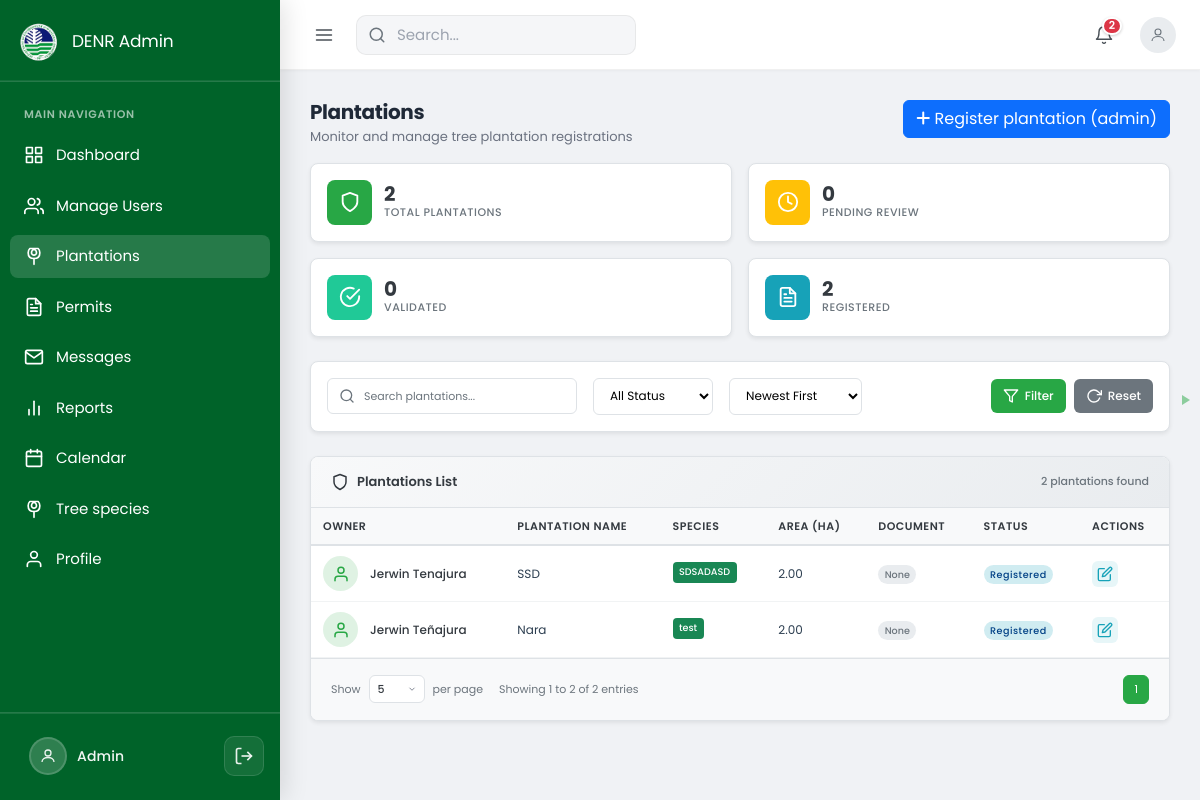
The page /modules/admin/plantations/plantations.php (signed in) on the database its author committed.
### tables this page shows
CREATE TABLE `users` (
  `user_id` int(11) NOT NULL,
  `full_name` varchar(150) NOT NULL,
  `email` varchar(100) NOT NULL,
  `password` varchar(255) NOT NULL,
  `role` enum('landowner','officer','admin') NOT NULL,
  `contact_number` varchar(20) DEFAULT NULL,
  `created_at` timestamp NOT NULL DEFAULT current_timestamp(),
  `profile_img` varchar(255) DEFAULT 'default.png',
  `status` enum('active','inactive') DEFAULT 'active'
);

CREATE TABLE `plantations` (
  `plantation_id` int(11) NOT NULL,
  `user_id` int(11) NOT NULL,
  `plantation_name` varchar(150) DEFAULT NULL,
  `tree_species` varchar(100) DEFAULT NULL,
  `land_area` decimal(10,2) DEFAULT NULL,
  `location_address` text DEFAULT NULL,
  `latitude` decimal(10,6) DEFAULT NULL,
  `longitude` decimal(10,6) DEFAULT NULL,
  `status` enum('pending','validated','registered') DEFAULT 'pending',
  `registered_at` timestamp NULL DEFAULT NULL
);

### modules/admin/plantations/plantations.php (the view, shortened to what the rows shown need)
<?php
$database = new Database();
$db = $database->getConnection();
$page = max(1, (int)($_GET['page'] ?? 1));
$per_page_options = [5, 10, 25, 50];
$per_page_request = (int)($_GET['per_page'] ?? 5);
$limit = in_array($per_page_request, $per_page_options) ? $per_page_request : 5;
$offset = ($page - 1) * $limit;
$where_conditions = [];
$params = [];
$where_clause = count($where_conditions) ? 'WHERE ' . implode(' AND ', $where_conditions) : '';
$order_by = 'p.plantation_id DESC';
$query = "SELECT p.*, u.full_name as owner_name, u.profile_img as owner_profile_img
          FROM plantations p
          JOIN users u ON p.user_id = u.user_id
          $where_clause
          ORDER BY $order_by
          LIMIT " . (int) $limit . " OFFSET " . (int) $offset;
$stmt = $db->prepare($query);
$stmt->execute($params);
$plantations = $stmt->fetchAll(PDO::FETCH_ASSOC);
?>
<!DOCTYPE html>
<html lang="en">
<head>
    <link href="https://cdn.jsdelivr.net/npm/bootstrap@5.3.0/dist/css/bootstrap.min.css" rel="stylesheet">
    <link rel="stylesheet" href="https://cdnjs.cloudflare.com/ajax/libs/font-awesome/6.4.0/css/all.min.css">
    <link rel="stylesheet" href="../../../assets/css/main.css">
    <link rel="stylesheet" href="../../../assets/css/admin_dashboard.css">
    <link rel="stylesheet" href="../../../assets/css/admin_users.css">
    <link rel="stylesheet" href="../../../assets/css/admin_plantations.css">
    <link rel="stylesheet" href="https://unpkg.com/leaflet@1.7.1/dist/leaflet.css" />
</head>
<body class="admin-plantations-page">
    <div class="dashboard-container">
        <?php include '../../../admin_includes/sidebar.php'; ?>
        <main class="main-content">
            <?php include '../../../admin_includes/header.php'; ?>
            <div class="dashboard-content admin-dashboard admin-plantations">
                <header class="admin-dashboard-header">
                    <div>
                        <h1 class="admin-dashboard-title">Plantations</h1>
                    </div>
                </header>
                <div class="admin-table-card">
                    <div class="table-responsive">
                        <?php if (empty($plantations)): ?>
                        <table class="admin-table">
                            <thead>
                                <tr>
                                    <th>Owner</th>
                                    <th>Name</th>
                                    <th>Species</th>
                                    <th>Area</th>
                                    <th>Document</th>
                                    <th>Status</th>
                                    <th>Actions</th>
                                </tr>
                            </thead>
                            <tbody>
                                <tr>
                                    <td colspan="7" class="no-data">
                                        <div class="empty-state">
                                            <svg class="icon-svg empty-state-icon" viewBox="0 0 24 24" fill="none"
                                                stroke="currentColor" stroke-width="2" stroke-linecap="round"
                                                stroke-linejoin="round" style="display: none;">
                                                <path
                                                    d="M21 16V8a2 2 0 0 0-1-1.73l-7-4a2 2 0 0 0-2 0l-7 4A2 2 0 0 0 3 8v8a2 2 0 0 0 1 1.73l7 4a2 2 0 0 0 2 0l7-4A2 2 0 0 0 21 16z" />
                                                <polyline points="3.27 6.96 12 12.01 20.73 6.96" />
                                                <line x1="12" y1="22.08" x2="12" y2="12" />
                                            </svg>
                                            <h5>No Plantations Found</h5>
                                            <p>There are no plantations registered in the system yet.</p>
                                        </div>
                                    </td>
                                </tr>
                            </tbody>
                        </table>
                        <?php else: ?>
                        <table class="admin-table plantations-table">
                            <thead>
                                <tr>
                                    <th>Owner</th>
                                    <th>Plantation Name</th>
                                    <th>Species</th>
                                    <th>Area (ha)</th>
                                    <th>Document</th>
                                    <th>Status</th>
                                    <th>Actions</th>
                                </tr>
                            </thead>
                            <tbody>
                                <?php foreach ($plantations as $plantation): ?>
                                <tr>
                                    <td>
                                        <div class="user-info">
                                            <div class="user-avatar">
                                                <?php if (!empty($plantation['owner_profile_img']) && file_exists("../../../assets/uploads/profiles/" . $plantation['owner_profile_img'])): ?>
                                                <img src="../../../assets/uploads/profiles/<?php echo htmlspecialchars($plantation['owner_profile_img']); ?>"
                                                    alt="Owner">
                                                <?php else: ?>
                                                <svg class="icon-svg" viewBox="0 0 24 24" fill="none"
                                                    stroke="currentColor" stroke-width="2" stroke-linecap="round"
                                                    stroke-linejoin="round">
                                                    <path d="M20 21v-2a4 4 0 0 0-4-4H8a4 4 0 0 0-4 4v2" />
                                                    <circle cx="12" cy="7" r="4" />
                                                </svg>
                                                <?php endif; ?>
                                            </div>
                                            <div class="user-details">
                                                <span
                                                    class="user-name"><?php echo htmlspecialchars($plantation['owner_name']); ?></span>
                                            </div>
                                        </div>
                                    </td>
                                    <td class="plantation-name">
                                        <?php echo htmlspecialchars($plantation['plantation_name']); ?></td>
                                    <td>
                                        <?php
                                        $species = array_filter(array_map('trim', explode(',', $plantation['tree_species'])));
                                        foreach ($species as $spec):
                                        ?><span class="species-badge"><?php echo htmlspecialchars($spec); ?></span><?php
                                        endforeach;
                                        if (empty($species)): ?><span class="text-muted">—</span><?php endif; ?>
                                    </td>
                                    <td><?php echo htmlspecialchars($plantation['land_area']); ?></td>
                                    <td>
                                        <?php if (!empty($plantation['verification_document'])): ?>
                                        <span class="doc-badge doc-uploaded">Uploaded</span>
                                        <?php else: ?>
                                        <span class="doc-badge doc-none">None</span>
                                        <?php endif; ?>
                                    </td>
                                    <td>
                                        <span
                                            class="status-badge status-<?php echo $plantation['status']; ?>"><?php echo ucfirst($plantation['status']); ?></span>
                                    </td>
                                    <td>
                                        <div class="action-buttons">
                                            <button type="button" class="btn-action btn-review"
                                                onclick="reviewPlantation(<?php echo htmlspecialchars(json_encode($plantation)); ?>)">
                                                <svg class="icon-svg" viewBox="0 0 24 24" fill="none"
                                                    stroke="currentColor" stroke-width="2" stroke-linecap="round"
                                                    stroke-linejoin="round">
                                                    <path
                                                        d="M11 4H4a2 2 0 0 0-2 2v14a2 2 0 0 0 2 2h14a2 2 0 0 0 2-2v-7" />
                                                    <path d="M18.5 2.5a2.121 2.121 0 0 1 3 3L12 15l-4 1 1-4 9.5-9.5z" />
                                                </svg>
                                            </button>
                                        </div>
                                    </td>
                                </tr>
                                <?php endforeach; ?>
                            </tbody>
                        </table>
                        <?php endif; ?>
                    </div>
                </div>
            </div>
        </main>
    </div>
</body>
</html>

### admin_includes/sidebar.php (shortened to what the rows shown need)
<?php
$sidebar_profile_img = 'default.png';
$sidebar_user_name = 'User';
try {
    $database = new Database();
    $db = $database->getConnection();
    $stmt = $db->prepare("SELECT profile_img, full_name FROM users WHERE user_id = :user_id");
    $stmt->bindParam(':user_id', $_SESSION['user_id']);
    $stmt->execute();
    $row = $stmt->fetch(PDO::FETCH_ASSOC);
    if ($row) {
        $sidebar_profile_img = $row['profile_img'] ?? 'default.png';
        $sidebar_user_name = $row['full_name'] ?? 'User';
    }
} catch (Exception $e) {
}
?>
<!DOCTYPE html>
<html lang="en">
<head>
    <link href="https://cdn.jsdelivr.net/npm/bootstrap@5.3.0/dist/css/bootstrap.min.css" rel="stylesheet">
    <link rel="stylesheet" href="https://cdnjs.cloudflare.com/ajax/libs/font-awesome/6.4.0/css/all.min.css">
    <link rel="stylesheet" href="../../../assets/css/main.css">
</head>
<body>
    <aside class="sidebar">
        <div class="sidebar-footer">
            <div class="sidebar-footer-row">
                <a href="../profile/profile.php" class="sidebar-profile">
                    <?php
                    $img_path = __DIR__ . '/../assets/uploads/profiles/' . $sidebar_profile_img;
                    if ($sidebar_profile_img !== 'default.png' && file_exists($img_path)): ?>
                    <img src="../../../assets/uploads/profiles/<?php echo htmlspecialchars($sidebar_profile_img); ?>"
                        alt="" class="sidebar-profile-img">
                    <?php else: ?>
                    <span class="sidebar-profile-avatar"><svg viewBox="0 0 24 24" fill="none" stroke="currentColor"
                            stroke-width="1.75">
                            <circle cx="12" cy="8" r="4" />
                            <path d="M4 20c0-4 4-6 8-6s8 2 8 6" />
                        </svg></span>
                    <?php endif; ?>
                    <span class="sidebar-profile-name"><?php echo htmlspecialchars($sidebar_user_name); ?></span>
                </a>
            </div>
        </div>
    </aside>
</body>
</html>

### rows shown on the page
users: full_name "Admin"
plantations: user.full_name "Jerwin Tenajura", plantation_name "SSD", tree_species "SDSADASD", land_area "2.00", status "Registered"
plantations: user.full_name "Jerwin Teñajura", plantation_name "Nara", tree_species "test", land_area "2.00", status "Registered"

### other values the page prints
$notifCount "2"
$stats['total'] "2"
$stats['pending'] "0"
$stats['validated'] "0"
$stats['registered'] "2"
$total_plantations "2"
$offset + 1 "1"
min($offset + $limit, $total_plantations) "2"
form field value "5"
